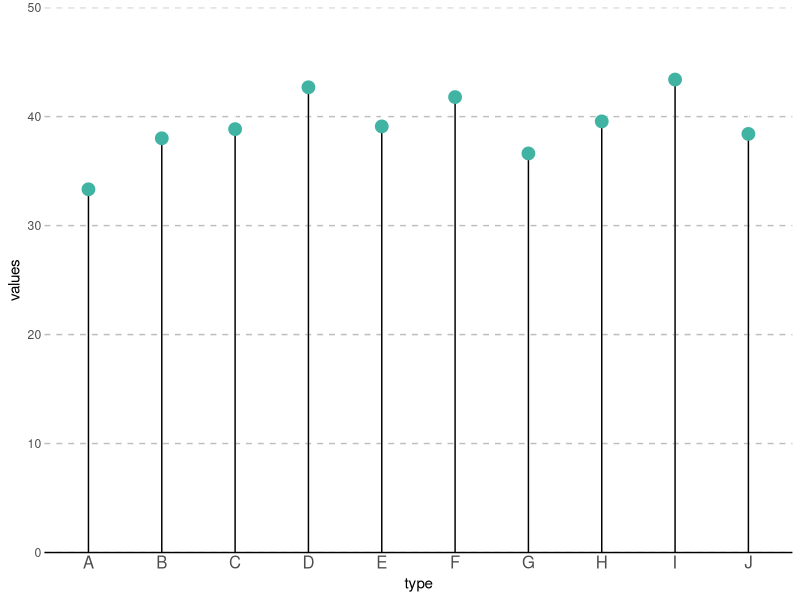
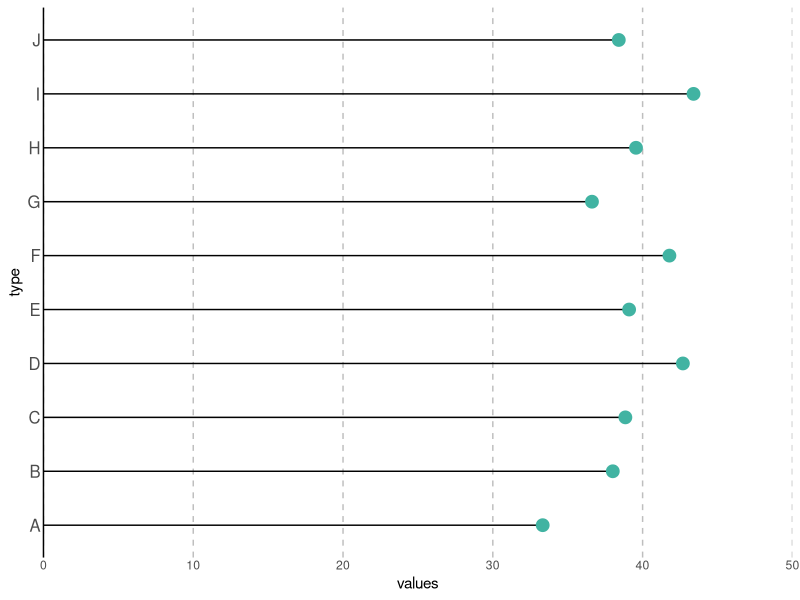
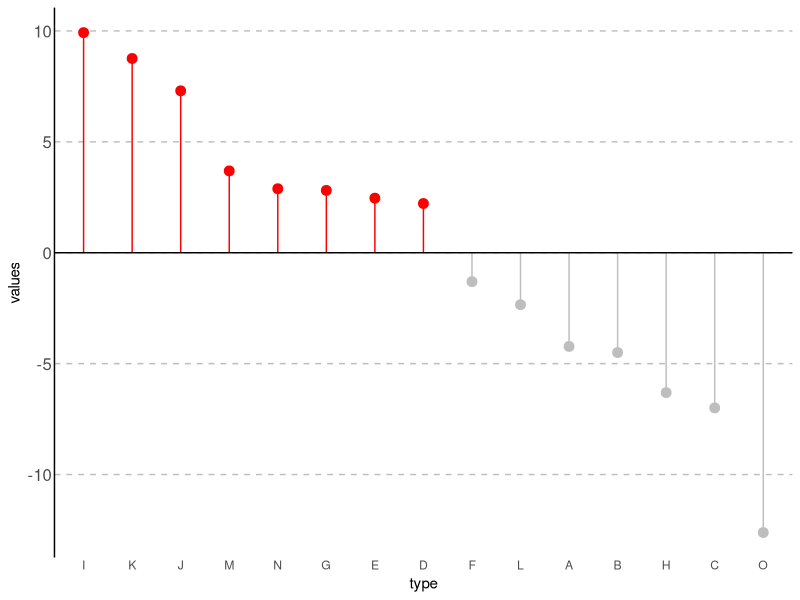
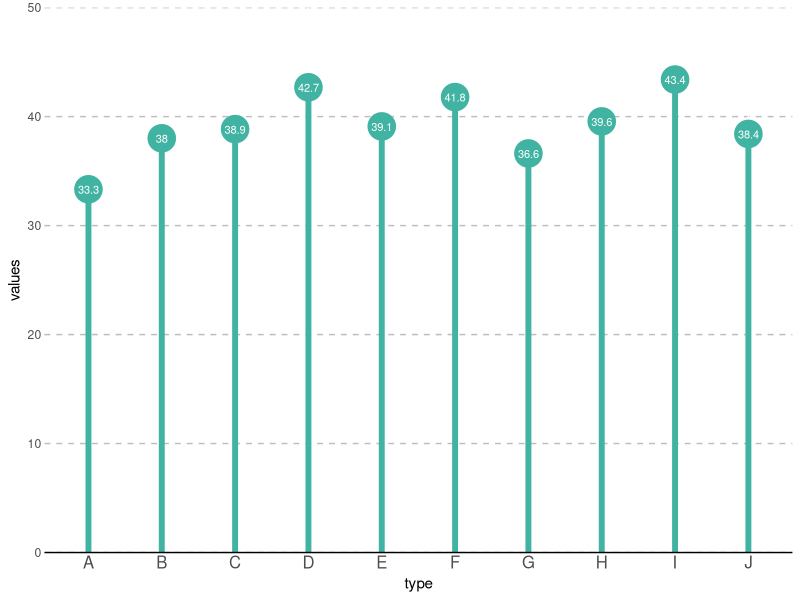
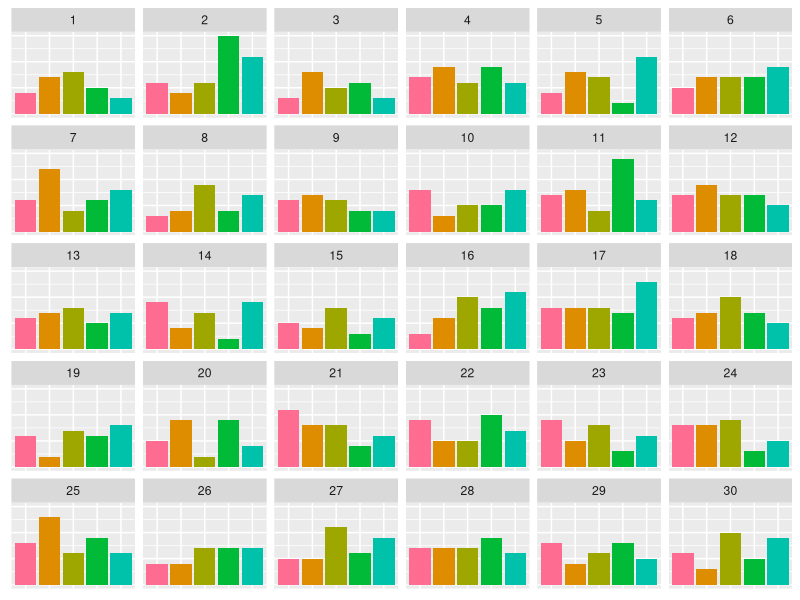
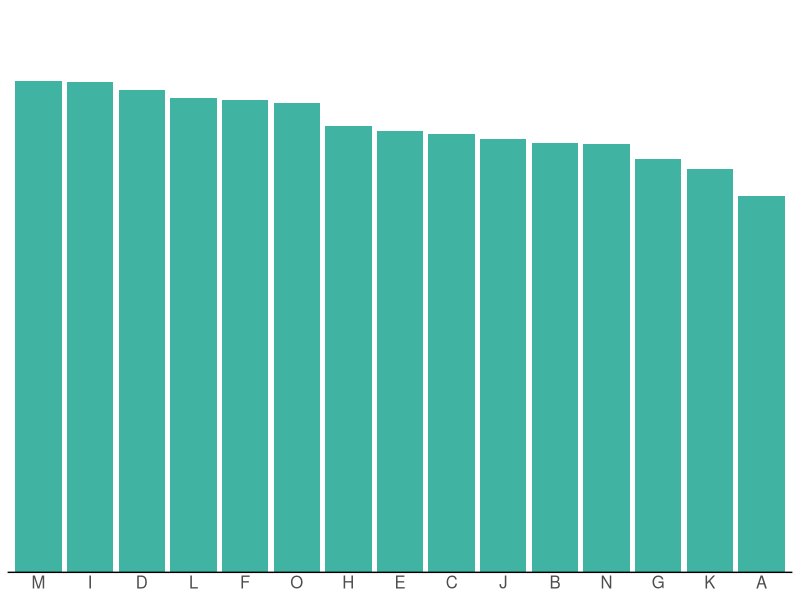
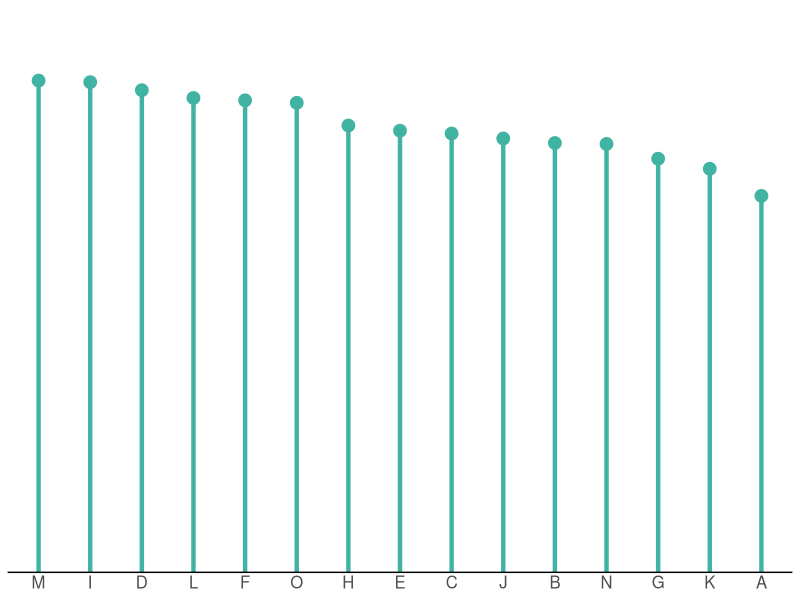
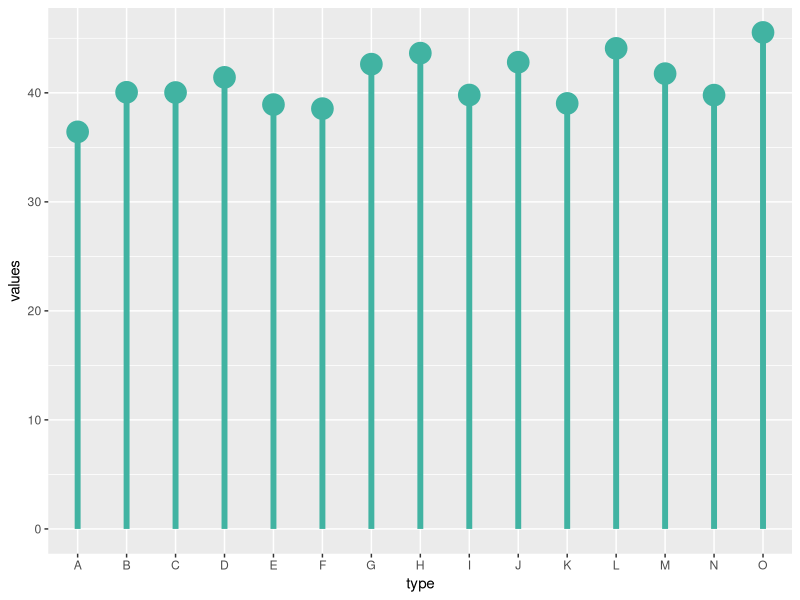

Generate these figures, in order, with R:
## ---- chunk 1
#| output: false
#| echo: false
library(tidyverse)
## ---- chunk 2
#| echo: false
data <- data.frame(
    type = LETTERS[1:15],
    values = round(abs(rnorm(15, 40, 3)), 2)
)
## ---- chunk 3
#| echo: false
data |> 
    filter(type %in% LETTERS[1:10]) |> 
    ggplot(aes(x = type, y = values)) +
    geom_segment(aes(x = type, xend = type, y = 0, yend = values)) +
    geom_point(size = 4, color = "#41B3A2") +
    scale_y_continuous(
        limits = c(0, 50),
       expand = c(0, 0) 
    ) +
    theme(
        legend.position = "none",
        axis.ticks.length = unit(0, "mm"),
        axis.line.x = element_line(),
        axis.text.x = element_text(size = 12),
        panel.grid.major.y = element_line(color = "grey", 
                                          linetype = "dashed"),
        panel.background = element_blank()
    )
## ---- chunk 4
#| echo: false
data |> 
    filter(type %in% LETTERS[1:10]) |> 
    ggplot(aes(x = type, y = values)) +
    geom_segment(aes(x = type, xend = type, y = 0, yend = values)) +
    geom_point(size = 4, color = "#41B3A2") +
    scale_y_continuous(
        limits = c(0, 50),
       expand = c(0, 0) 
    ) +
    theme(
        legend.position = "none",
        axis.ticks.length = unit(0, "mm"),
        axis.line.y = element_line(),
        axis.text.y = element_text(size = 12),
        panel.grid.major.x = element_line(color = "grey", 
                                          linetype = "dashed"),
        panel.background = element_blank()
    ) +
    coord_flip()
## ---- chunk 5
#| echo: false
data2 <- data.frame(
    type = LETTERS[1:15],
    values = rnorm(15, 0, 5)
)

data2 |> 
    mutate(
        c = as.factor(if_else(values >= 0, 0, 1))
    ) |> 
    ggplot(aes(x = fct_reorder(type, desc(values)), 
               y = values, color = c)) +
    geom_point(size = 3) +
    geom_segment(aes(x = type, xend = type, y = 0, yend = values)) +
    geom_hline(yintercept = 0) +
    scale_color_manual(values = c("red", "grey")) +
    labs(x = "type") +
    theme(
        panel.grid.minor = element_blank(),
        panel.grid.major.x = element_blank(),
        legend.position = "none"
    ) +
    coord_cartesian(clip = "off") +
    theme(
        legend.position = "none",
        axis.ticks.length = unit(0, "mm"),
        axis.line.y = element_line(),
        axis.text.y = element_text(size = 12),
        panel.grid.major.y = element_line(color = "grey", 
                                          linetype = "dashed"),
        panel.background = element_blank()
    ) 
## ---- chunk 6
#| echo: false
data |> 
    filter(type %in% LETTERS[1:10]) |> 
    ggplot(aes(x = type, y = values)) +
    geom_point(size = 9, pch = 19, fill = "#41B3A2", 
               color = "#41B3A2") +
    geom_segment(aes(x = type, xend = type, y = 0, yend = values),
                 linewidth = 2, color = "#41B3A2") +
    geom_text(aes(x = type, y = values, label = round(values, 1)),
              color = "white", size = 8, size.unit = "pt") +
    scale_y_continuous(
       limits = c(0, 50),
       expand = c(0, 0) 
    ) +
    theme(
        legend.position = "none",
        axis.ticks.length = unit(0, "mm"),
        axis.line.x = element_line(),
        axis.text.x = element_text(size = 12),
        panel.grid.major.y = element_line(color = "grey", 
                                          linetype = "dashed"),
        panel.background = element_blank()
    )
## ---- chunk 7
#| echo: false
n = 1000

data2 <- data.frame(
    type = sample(LETTERS[1:5], n, replace = TRUE),
    group = sample(1:30, n, replace=TRUE)
)
data2 |> 
    ggplot(aes(x = type, fill = type)) +
      geom_bar() +
      scale_fill_hue(h = c(0, 180)) +
      facet_wrap(~group) +
    theme(
        axis.title = element_blank(),
        axis.text = element_blank(),
        axis.ticks = element_blank(),
        legend.position = "none"
    )
## ---- chunk 8
#| echo: false
data |> 
    ggplot(aes(x = fct_reorder(type, desc(values)), y = values)) +
    geom_bar(stat = "identity", fill = "#41B3A2") +
    scale_y_continuous(
        limits = c(0, 50), 
        expand = c(0, 0) 
    ) +
    theme(
        legend.position = "none",
        axis.title = element_blank(),
        axis.text.y = element_blank(),
        axis.ticks.length = unit(0, "mm"),
        axis.line.x = element_line(),
        axis.text.x = element_text(size = 12),
        panel.background = element_blank()
    )
## ---- chunk 9
#| echo: false
data |> 
    ggplot(aes(x = fct_reorder(type, desc(values)), y = values)) +
    geom_segment(aes(x = type, xend = type, y = 0, yend = values),
                 color = "#41B3A2", linewidth = 1.5) +
    geom_point(size = 4, color = "#41B3A2") +
    scale_y_continuous(
        limits = c(0, 50),
       expand = c(0, 0) 
    ) +
    theme(
        legend.position = "none",
        axis.title = element_blank(),
        axis.text.y = element_blank(),
        axis.ticks.length = unit(0, "mm"),
        axis.line.x = element_line(),
        axis.text.x = element_text(size = 12),
        panel.background = element_blank()
    )
## ---- chunk 10
# 範例資料
data <- data.frame(
    type = LETTERS[1:15],
    values = round(abs(rnorm(15, 40, 3)), 2)
)

# 繪製圖形
p <- data |> 
    ggplot(aes(x = type, y = values)) +
    geom_point(size = 7, pch = 19, color = "#41B3A2") +
    geom_segment(aes(x = type, xend = type, y = 0, yend = values),
                 linewidth = 2, color = "#41B3A2") 
p
## ---- chunk 11
p <- p + geom_text(aes(label = round(values, 1)),
                   color = "white", size = 8, size.unit = "pt")
p
## ---- chunk 12
#| fig-asp: 1
p + coord_flip()
## ---- chunk 13
data2 <- data.frame(
    type = LETTERS[1:15],
    values = rnorm(15, 0, 5)
)

data2 |> 
    mutate(
        c = as.factor(if_else(values >= 0, 0, 1))
    ) |> 
    ggplot(aes(x = fct_reorder(type, desc(values)), 
               y = values, color = c)) +
    geom_point(size = 3) +
    geom_segment(aes(x = type, xend = type, y = 0, yend = values)) +
    geom_hline(yintercept = 0) +
    scale_color_manual(values = c("red", "grey")) +
    labs(x = "type") +
    theme(
        legend.position = "none",
        axis.ticks.length = unit(0, "mm"),
        axis.line.y = element_line(),
        axis.text.y = element_text(size = 12),
        panel.grid.minor = element_blank(),
        panel.grid.major.x = element_blank(),
        panel.grid.major.y = element_line(color = "grey", 
                                          linetype = "dashed"),
        panel.background = element_blank()
    ) 
